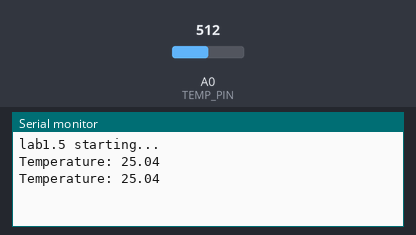
This sketch was run on a simulated Arduino Uno, built with avr-gcc and run on an emulated ATmega328P. On the bench: the last lines printed to the serial monitor. The test bench sets the inputs (shaded band); at power-on: A0 (TEMP_PIN) = 512.

Above: at 1.8 s.
1.9 s: A0 (TEMP_PIN) set to 716
At 2.5 s:
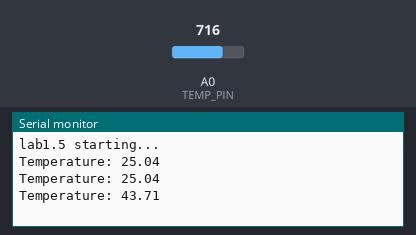
3.4 s: A0 (TEMP_PIN) set to 900
At 4.8 s:
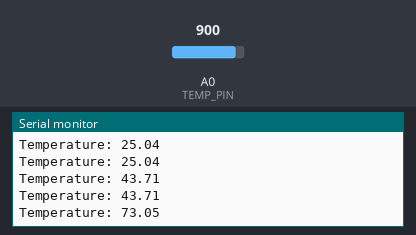
Timing chart, 0 to 6.4 s (numbered marks = the images above; inputs shaded):
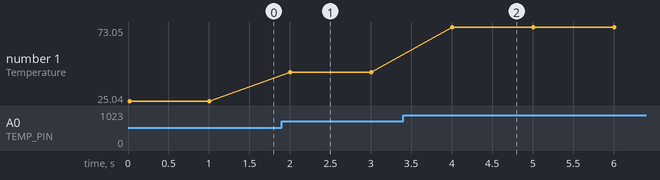

Measured:
- after the input at 1.9 s, the serial monitor: prints a new line after 0.10 s (image 1)
- after the input at 3.4 s, the serial monitor: prints a new line after 0.60 s (image 2)
- plotted number 1: 25.04 → 43.71 after the input at 1.9 s, 43.71 → 73.05 after the input at 3.4 s

The sketch:

gruppo_18_es05.ino
```cpp
#include <math.h>
const int TEMP_PIN = A0;
const int B = 4275;
const long int R0 = 100000;
const int Vcc = 1023;

void setup() {
  pinMode(TEMP_PIN, INPUT);
  Serial.begin(9600);
  while(!Serial);
  Serial.println("lab1.5 starting...");
}

void loop() {
  volatile float a = analogRead(TEMP_PIN);
  volatile float R = ((Vcc/a)-1)*R0;
  volatile float temp = (1.0/((log(R/R0)/B)+(1/298.15))) - 273.15;
  Serial.print("Temperature: ");
  Serial.println(temp);
  delay(1000);
}
```
